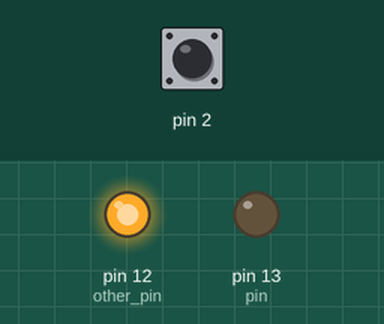
A sketch run on a simulated Arduino Uno, built with avr-gcc and run on an emulated ATmega328P. Shown: output pins drawn as LEDs (lit = HIGH). Dashed ring = blinking. The test bench sets the inputs (shaded band); at power-on: pin 2 LOW.

Above: at 1.2 s.
1.3 s: pin 2 driven HIGH
At 1.6 s:
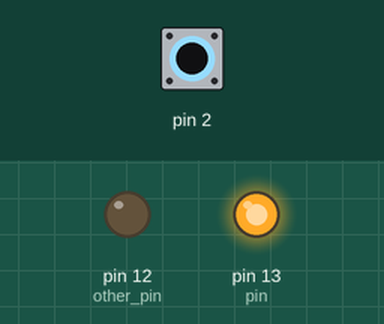
2.8 s: pin 2 pulsed LOW 5 times (0.12 s each, 0.3 s apart)
At 4.4 s:
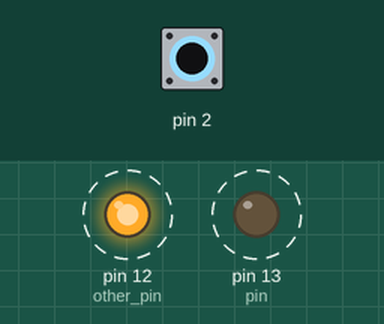
5.8 s: pin 2 pulsed LOW 2 times (0.12 s each, 0.3 s apart)
At 7.2 s:
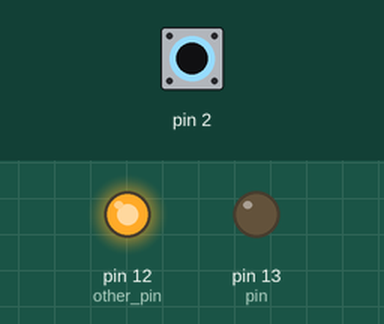
Timing chart, 0 to 8.8 s (numbered marks = the images above; inputs shaded):
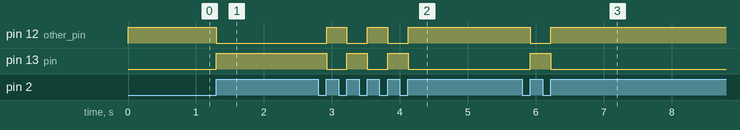

Measured:
- after the input at 1.3 s, pin 12 (other_pin): HIGH → LOW at once; pin 13 (pin): LOW → HIGH at once
- after the input at 2.8 s, pin 12 (other_pin): alternates HIGH for 0.30 s and LOW for 0.30 s, 5 changes in all, then stays HIGH, starting after 0.12 s; pin 13 (pin): alternates HIGH for 0.30 s and LOW for 0.30 s, 5 changes in all, then stays LOW, starting after 0.12 s
- after the input at 5.8 s, pin 12 (other_pin): HIGH → LOW after 0.12 s, → HIGH 0.30 s later; pin 13 (pin): LOW → HIGH after 0.12 s, → LOW 0.30 s later

The sketch:

interrupt_easy.ino
```cpp
int pin = 13;
int other_pin = 12;
volatile int state = LOW;

void setup()
{
  pinMode(pin, OUTPUT);
  pinMode(other_pin, OUTPUT);
  attachInterrupt(0, changeState, RISING);
}

void loop()
{
  digitalWrite(pin, state);
  digitalWrite(other_pin, !state);
}

void changeState()
{
  state = !state;
  delay(10);
}
```
